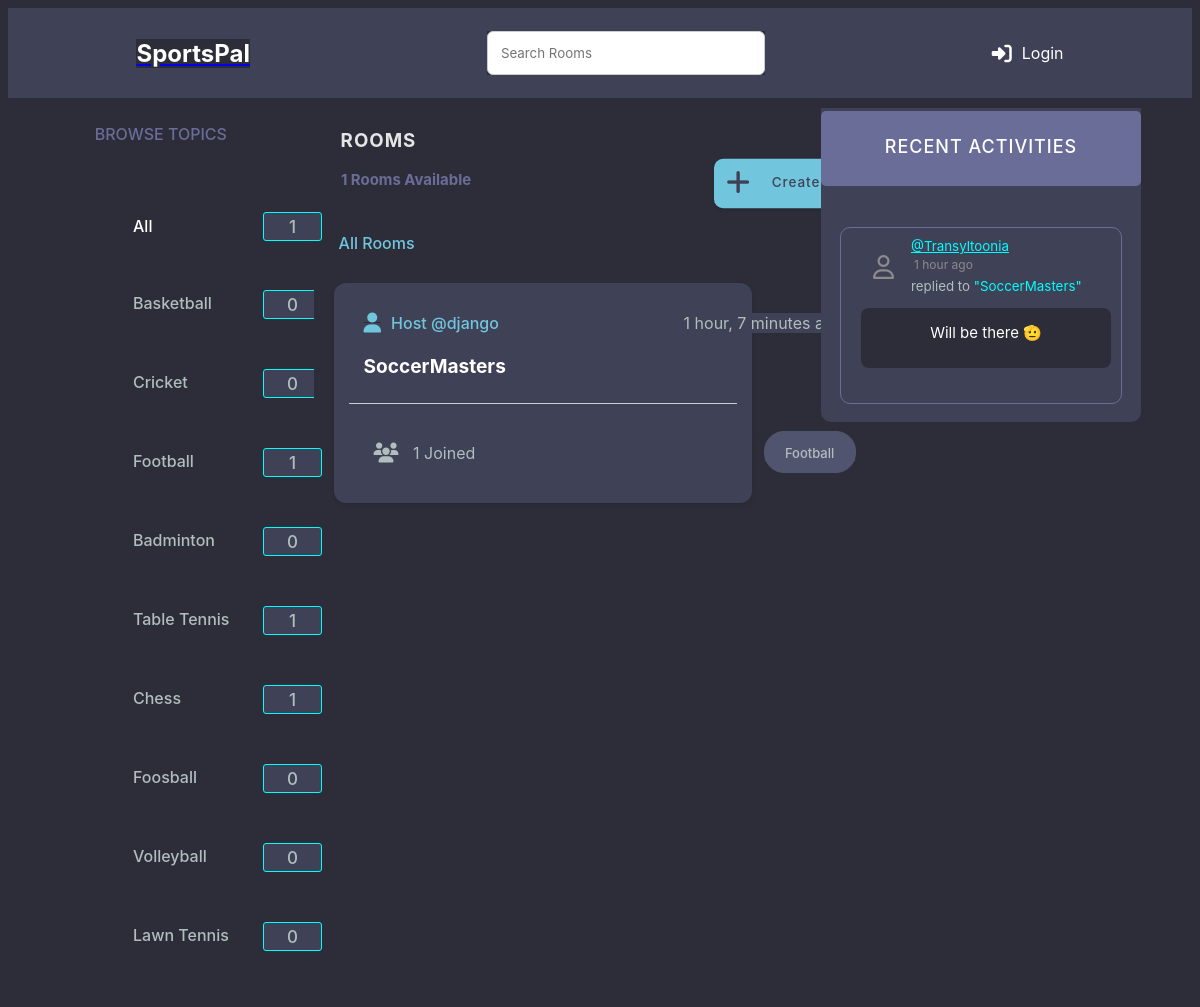
Page /home/?q=Football on the committed database.
### base/models.py (models this page shows, shortened)
class Topic(models.Model):
    name = models.CharField(max_length=200)

class Room(models.Model):
    host = models.ForeignKey(User, on_delete=models.SET_NULL, null=True)
    topic = models.ForeignKey(Topic, on_delete=models.SET_NULL, null=True)
    name = models.CharField(max_length=200)
    description = models.TextField(null = True, blank = True)
    participants = models.ManyToManyField(User, related_name='participants', blank=True)
    updated = models.DateTimeField(auto_now=True)
    created = models.DateTimeField(auto_now_add=True)
    class Meta:
        ordering = ('-updated','-created')
    def __str__(self):
        return self.name

class Message(models.Model):
    user = models.ForeignKey(User, on_delete=models.CASCADE)
    room = models.ForeignKey(Room, on_delete=models.CASCADE)
    body = models.TextField()
    updated = models.DateTimeField(auto_now=True)
    created = models.DateTimeField(auto_now_add=True)
    def __str__(self):
        return self.body[0:50]

### base/views.py (the view)
# urls.py: path("home/", views.home, name="home"),
def home(request):
    q = request.GET.get('q') if request.GET.get('q') != None else ''
    rooms = Room.objects.filter(Q(topic__name__icontains = q) | Q(name__icontains = q) | Q(description__icontains = q) | Q(host__username__icontains = q))
    topics = Topic.objects.all()
    room_count = rooms.count()
    room_count_topic = rooms.filter(topic__name__icontains = q).count()
    room_messages = Message.objects.filter(Q(room__topic__name__icontains = q)).order_by('-created')
    context = {'rooms':rooms,'topics':topics,'room_count':room_count,'room_messages':room_messages , "room_count_topic":room_count_topic}
    return render(request,"base/home.html",context)

### base/templates/base/home.html (shortened to what this page needs)
{% extends 'main.html' %}
{% load static %}
{% block content %}
    {% block css %}
    <link rel="stylesheet" type="text/css" href="{% static 'styles/home.css' %}">
    <link href="{% static 'fontawesomefree/css/fontawesome.css' %}" rel="stylesheet" type="text/css">
    <link href="{% static 'fontawesomefree/css/brands.css' %}" rel="stylesheet" type="text/css">
    <link href="{% static 'fontawesomefree/css/solid.css' %}" rel="stylesheet" type="text/css">
    {% endblock %}
    <div class = "home-container ">
        <div>
            {% include 'base/topics_component.html' %}
        <div class = "rooms">
            <div id="rooms">
                <h3 style="position: relative;left : 27px; top: 10px">rooms</h3>
            </div>
            <div id="room_count">
                <h5 style="position: relative;left : 27px;top : -2px">{{room_count}} rooms available</h5>
            </div>
            <div id="create_room">
                <a href = "{% url 'create-room' %}">
                    <button> Create Room </button> </a>
            </div>
            <div class="all-rooms">
                <p style="color: white;">All Rooms</p>
            </div>
            <div>
                    {% include 'base/feed_component.html' %}
            </div>
        </div>
        <div>
            {% include 'base/activity_component.html'%}
        </div>
{% endblock %}

### base/templates/base/topics_component.html (shortened to what this page needs)
{% load static %}
{% block css %}
    <link rel="stylesheet" type="text/css" href="{% static 'styles/topics_component.css' %}">
{% endblock %}
<h3 class = "Topics" style = "color: #696d97; text-transform: uppercase;top:10px;">Browse Topics</h3>
<div class = "All">
    <p><a href="{% url 'home' %}"  style="color: white; text-decoration: none;"><div>All</div></a> <span id = "total">{{room_count}}</span></p>
</div>
<div class = "items_all">
    {% for topic in topics %}
        <div class = "List">
            <a href="{% url 'home' %}?q={{topic.name}}">{{topic.name}}
            <div id="count_div">
                <span id = "count">{{topic.room_set.all.count}}</span></a>
            </div>
        </div>
    {% endfor %}

### base/templates/base/feed_component.html (shortened to what this page needs)
{% load static %}
{% block css %}
    <link rel="stylesheet" type="text/css" href="{% static 'styles/feed_component.css' %}">
    <link href="{% static 'fontawesomefree/css/fontawesome.css' %}" rel="stylesheet" type="text/css">
    <link href="{% static 'fontawesomefree/css/brands.css' %}" rel="stylesheet" type="text/css">
    <link href="{% static 'fontawesomefree/css/solid.css' %}" rel="stylesheet" type="text/css">
{% endblock %}
<div style="position: relative;top:20px;z-index: 10;left:25px;color:#71c6dd;font-weight: 500;"> All Rooms</div>
<div class = "sports-rooms">
    {% for room in rooms %}
        <div class = "room_feat">
            <div id="host">
                <a href="{% url 'user-profile' room.host.id %}"style="background-color:#3f4156;z-index: 30;"><i class="fa-solid fa-user fa-lg" style="position: relative;right:10px;"></i>Host @{{room.host.username}}</a>
            </div>
            <div style = "background-color: #3f4156;" id = "timer">
                {{room.created|timesince}} ago
            </div>
                <div id="room_name">
                    <h5 style = "background-color: #3f4156;"><a href = "{% url 'room' room.id %}" style="background-color:#3f4156;">{{room.name}}</a></h5>
                </div>
                <hr style="position:relative;top :90px">
                <div style = "background-color: #3f4156;" id ="participants_num"><i class="fa-solid fa-users fa-lg"style="position:relative;right:10px;"></i>
                    {{room.participants.all.count}} Joined
                </div>
                <div id="topic_name">
                    <p style="background-color: #51546e;;">{{room.topic.name}}</p>
                </div>
        </div>
    {% endfor %}
</div>

### base/templates/base/activity_component.html (shortened to what this page needs)
{% load static %}
{% block css %}
    <link rel="stylesheet" type="text/css" href="{% static 'styles/activity_component.css' %}">
    <link href="{% static 'fontawesomefree/css/fontawesome.css' %}" rel="stylesheet" type="text/css">
    <link href="{% static 'fontawesomefree/css/brands.css' %}" rel="stylesheet" type="text/css">
    <link href="{% static 'fontawesomefree/css/solid.css' %}" rel="stylesheet" type="text/css">
{% endblock %}
<div class="block_layout">
    <div class="recent_activities">
        <h3> recent activities</h3>
    </div>
    {% for message in room_messages %}
    <div class = "box">
        <small >
            <div id="username">
                <a href = "{'% url 'user-profile' message.user.id %}" style="background-color: #3f4156;color: cyan; width:200px">@{{message.user}}</a>
            </div>
            <div id="time" style="color: #8b8b8b; font-size: 12px; margin:3px; width:200px;">
                {{message.created|timesince}} ago
            </div>
        </small>
        <div id="sender">
            <small style="background-color: #3f4156; color:#b2bdbd; width: 200px;">replied to <tag style="background-color: #3f4156; color:cyan">"{{message.room}}"</tag></small>
        </div>
        <div id="message" style="position: relative;top:8px;">
            <p>{{message}}</p>
        </div>
    </div>
    {% endfor %}
</div>

### static/styles/main.css (style rules this page uses)
* { background-color: #2d2d39;; }

### static/styles/home.css (style rules this page uses)
#rooms { text-transform: uppercase; font-weight: 500; color: #e5e5e5; letter-spacing: 1px; display: inline-block; }
#room_count { height: auto; font-weight: 500; color: #696d97; font-size: 18px; text-transform: capitalize; position: relative; display: inline-block; top:50px; height:50px; left : -80px; margin-top: 0px; }
button { background-color: #71c6dd; border: none; display: inline-flex; align-items: center; gap: 1rem; cursor: pointer; transition: all ease-in-out 0.3s; padding: 1rem 2rem; border-radius: 5px; box-shadow: 1px 1px 3px 1px rgba(0, 0, 0, 0.15); font-weight: 500; display: inline-block; position: relative; left : 175px; top: 50px; color:#3f4156; height: 55px; padding-bottom: 25px; font-size: 15px; letter-spacing: 1px; border-radius: 10px; transform: scale(0.9); }
#create_room { display: inline-block; }
.room_feat { position: relative; top: 50px; }

### static/styles/topics_component.css (style rules this page uses)
* { font-family: "DM Sans", -apple-system, BlinkMacSystemFont, "Segoe UI", Roboto, Oxygen, Ubuntu, Cantarell, "Open Sans", "Helvetica Neue", sans-serif; }
.Topics { position: relative; top : 50px; text-align: center; font-weight: 500; font-family: "DM Sans", -apple-system, BlinkMacSystemFont, "Segoe UI", Roboto, Oxygen, Ubuntu, Cantarell, "Open Sans", "Helvetica Neue", sans-serif; box-sizing: border-box; text-rendering: optimizeLegibility; font-size: inherit; }
.List, .All { display: flex; flex-direction: column; align-items: left; padding-left: 120px; }
.List a , .All { align-items: left; margin: 5px; font-weight: 500; color : #b2bdbd; text-decoration: none; width: 100px; }
#count,#total { display: inline-block; height: 20px; width: 50px; background-color: #3f4156; margin: 10px; border-radius: 3px; align-items: center; padding: 3.5px; text-align: center; border: 0.8px solid cyan; font-size: 17px; }
#count_div { position: relative; left: 120px; bottom: 38px; width: 100px; }
.All div { position: relative; top : 34px; }
#total { position: relative; left : 120px; }
div .List { width: 100px; }

### static/styles/feed_component.css (style rules this page uses)
.room_feat { display: flex; flex-direction: column; background-color: #fff; border-radius: 20px solid black; padding: 15px; box-shadow: 0 2px 4px rgba(0, 0, 0, 0.1); margin: 20px; border-radius: 12px; height: 190px; }
#host a { background-color: #3f4156; color: #fff; padding: 5px 10px; border-radius: 5px; text-align: center; text-decoration: none; margin-bottom: 5px; z-index: 20; }
#room_name a { color: white; text-decoration: none; transition: color 0.3s; }
hr { border: none; border-top: 1px solid #ccc; margin: 15px 0; }
.sports-rooms { border-radius: 50px; }
.room_feat { position: relative; top: 50px; background-color: #3f4156; }
#host,#edit,#delete,#room_name,#topic_name { background-color: #3f4156; }
#host a { font-family: "DM Sans", -apple-system, BlinkMacSystemFont, "Segoe UI", Roboto, Oxygen, Ubuntu, Cantarell, "Open Sans", "Helvetica Neue", sans-serif; margin: 0; padding: 0; box-sizing: border-box; text-rendering: optimizeLegibility; color:#71c6dd; font-size: inherit; font-weight: 500; }
#host { position: absolute; top : 30px; left:40px; z-index: 9; width : 150px; }
#timer { margin: 10px; position: absolute; top : 20px; left: 340px; width: 190px; color: #b2bdbd; }
#room_name { position: absolute; top : 40px; left : 30px; width : 190px; height: 80px; bottom: 28px; font-family: "DM Sans", -apple-system, BlinkMacSystemFont, "Segoe UI", Roboto, Oxygen, Ubuntu, Cantarell, "Open Sans", "Helvetica Neue", sans-serif; font-size: 23px; font-weight: 500; color: #e5e5e5; }
#topic_name { display: inline-block; position: absolute; bottom: 30px; left: 430px; width: 90px; font-size: medium; text-align: center; margin-top: 0px; background-color: #51546e; border-radius: 20px; font-size: 13px; border: 1px solid #51546e; color: #b2bdbd; height:40px; font-weight: 500; }
#participants_num { position: absolute; top : 160px; left: 50px; width : 120px; color: #b2bdbd; }
div .sports-rooms { position: relative; bottom: 20px; }

### base/templates/base/home.html (style rules this page uses)
.home-container { display: grid; grid-template-columns: 2fr 3fr 2fr; }

### rows in the picture
Topic: name "Basketball", room_set.all.count "0"
Topic: name "Cricket", room_set.all.count "0"
Topic: name "Football", room_set.all.count "1"
Topic: name "Badminton", room_set.all.count "0"
Topic: name "Table Tennis", room_set.all.count "1"
Topic: name "Chess", room_set.all.count "1"
Topic: name "Foosball", room_set.all.count "0"
Topic: name "Volleyball", room_set.all.count "0"
Topic: name "Lawn Tennis", room_set.all.count "0"
Room: host.username "django", created "1 hour, 7 minutes", name "SoccerMasters", participants.all.count "1", topic.name "Football"
Message: user "Transyltoonia", created "1 hour", room "SoccerMasters", body "Will be there 🫡"

### other values in the picture
{{ room_count }} "1"
